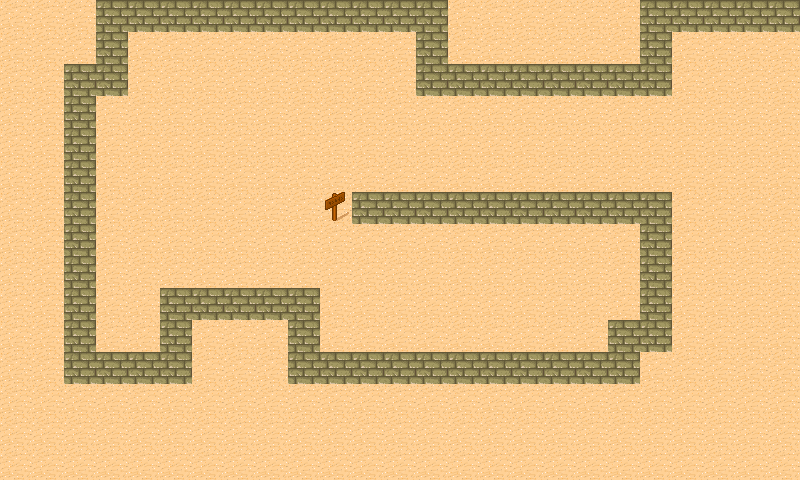

Tiled map render using the project's own tile images. Description and the map definition, with tile-layer contents summarised, below:
An orthogonal 25x15 tile map with 32x32 px tiles, 1 tile layer (Background) and 18 objects (Waypoint0, Waypoint1, Waypoint2, Waypoint3, Waypoint4, ...).

<map version="1.0" orientation="orthogonal" renderorder="right-down" width="25" height="15" tilewidth="32" tileheight="32" nextobjectid="19">
 <tileset firstgid="1" name="tmw_desert_spacing" tilewidth="32" tileheight="32" spacing="1" margin="1">
  <image source="tmw_desert_spacing.png" width="265" height="199" />
  <tile id="29">
   <properties>
    <property name="buildable" value="1" />
   </properties>
  </tile>
 </tileset>
 <layer name="Background" width="25" height="15">
  <data>[375 cells, 375 non-empty, 3 distinct tile ids]</data>
 </layer>
 <objectgroup name="Objects">
  <object id="1" name="Waypoint0" x="814" y="18" />
  <object id="2" name="Waypoint1" x="656" y="15" />
  <object id="3" name="Waypoint2" x="654" y="80" />
  <object id="4" name="Waypoint3" x="431" y="75" />
  <object id="5" name="Waypoint4" x="423" y="16" />
  <object id="6" name="Waypoint5" x="115" y="10" />
  <object id="7" name="Waypoint6" x="109" y="73" />
  <object id="8" name="Waypoint7" x="77" y="77" />
  <object id="9" name="Waypoint8" x="74" y="368" />
  <object id="10" name="Waypoint9" x="166" y="367" />
  <object id="11" name="Waypoint10" x="176" y="308" />
  <object id="12" name="Waypoint11" x="305" y="309" />
  <object id="13" name="Waypoint12" x="301" y="365" />
  <object id="14" name="Waypoint13" x="620" y="361" />
  <object id="15" name="Waypoint14" x="616" y="332" />
  <object id="16" name="Waypoint15" x="663" y="328" />
  <object id="17" name="Waypoint16" x="657" y="206" />
  <object id="18" name="Waypoint17" x="333" y="207" />
 </objectgroup>
</map>
